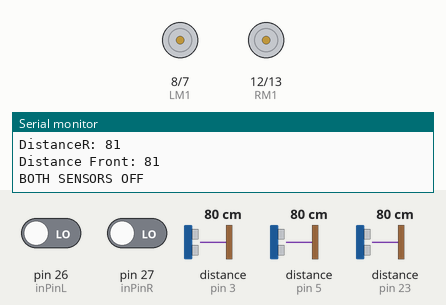
Bench run of a sketch on a simulated Arduino Mega 2560, built with avr-gcc and run on an emulated ATmega2560. Shown: motor-driver pin pairs drawn as motors (green arrow = first pin HIGH = forward, orange = second pin HIGH = backward, longer = more drive, scaled by the enable pin), the last lines printed to the serial monitor. Inputs (shaded band) come from the test bench; at power-on: distance to the obstacle (sensors on pin 3, pin 5, pin 23) 80 cm, pin 26 (inPinL) LOW, pin 27 (inPinR) LOW. The echo pulse lasts 58.3 µs per cm.

Above: at 3.6 s.
3.7 s: distance to the obstacle (sensor on pin 3) set to 12 cm
At 5.4 s:
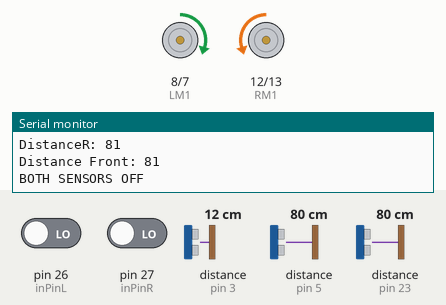
8.6 s: distance to the obstacle (sensor on pin 3) set to 9 cm
16.0 s: distance to the obstacle (sensor on pin 5) set to 12 cm
19.7 s: distance to the obstacle (sensor on pin 5) set to 9 cm
At 20.7 s:
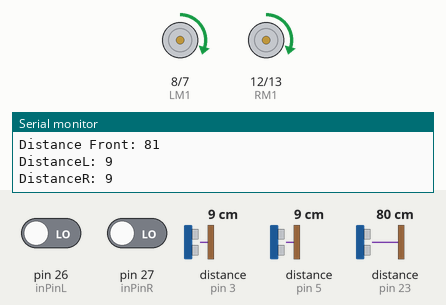
23.4 s: distance to the obstacle (sensor on pin 23) set to 2 cm
At 24.4 s:
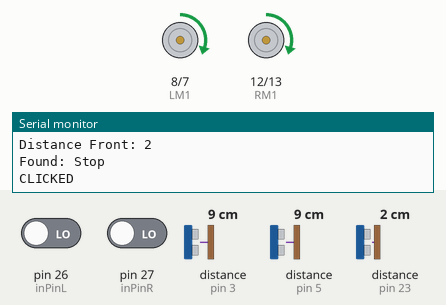
30.8 s: distance to the obstacle (sensor on pin 5) set to 18 cm
At 33.5 s:
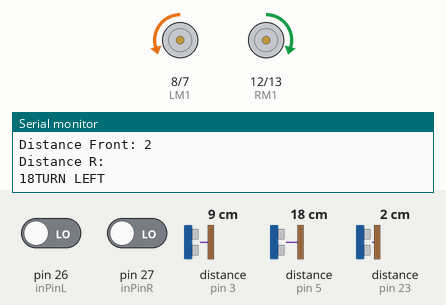
Timing chart, 0 to 39.0 s (numbered marks = the images above; inputs shaded):
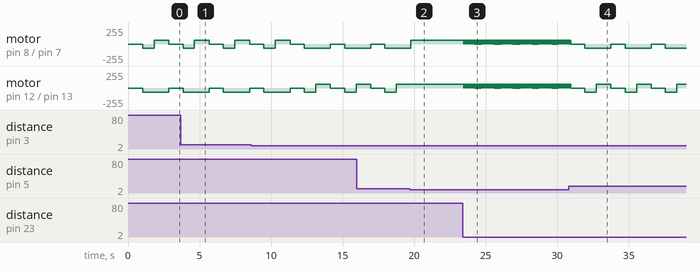

Measured:
- the behaviour switches between 11 and 10 cm on distance to the obstacle (sensor on pin 5) (found by bisection; images 1 and 2)
- after the input at 19.7 s, motor on pin 12 (RM1) / pin 13 (RM2): stays forward 60/255 (without the input it goes to stopped after 0.08 s)
- after the input at 23.4 s, motor on pin 8 (LM1) / pin 7 (LM2), motor on pin 12 (RM1) / pin 13 (RM2): alternates forward 60/255 for 0.06 s and stopped for 0.01 s, starting after 0.05 s
- after the input at 30.8 s, motor on pin 8 (LM1) / pin 7 (LM2): alternates backward 60/255 for 1.8 s and stopped for 1.0 s, starting after 1.1 s

The sketch:

searchingAndPushing.ino
```cpp
#include <NewPing.h>

#define PWML 9     // left motor power
#define PWMR 11    // right motor power

#define echoL 3      // ultrasonic sensor
#define trigL 4      // ultrasonic sensor

#define echoR 5      // ultrasonic sensor
#define trigR 6      // ultrasonic sensor

#define echoFront 23
#define trigFront 22

#define MAX_DISTANCE 150

int inPinR = 27;   // choose the input pin (for a pushbutton)
int inPinL = 26;   // choose the input pin (for a pushbutton)
int val = 0;     // variable for reading the pin status

int valR;
int valL;

// defines variables
long durationR, durationL, durationFront;
int distanceR, distanceL, distanceFront;


/*-------definning Outputs------*/
#define LM1 8       // left motor
#define LM2 7       // left motor
#define RM1 12      // right motor
#define RM2 13      // right motor

  NewPing sonarR(trigR, echoR, MAX_DISTANCE);
  NewPing sonarL(trigL, echoL, MAX_DISTANCE);
  NewPing sonarFront(trigFront, echoFront, MAX_DISTANCE);

void setup()
{
  pinMode(PWML, OUTPUT);
  pinMode(LM1, OUTPUT);
  pinMode(LM2, OUTPUT);
  pinMode(RM1, OUTPUT);
  pinMode(RM2, OUTPUT);
  pinMode(PWMR, OUTPUT);
  Serial.begin(9600);

  //push sensor
  pinMode(inPinR, INPUT);    // declare pushbutton as input
  pinMode(inPinL, INPUT);
}

void loop()
{
        //----------------------------------
        //run the search function up top
        //searchObject();
        //----------------------------------
        distanceR = sonarR.ping_cm();
        distanceL = sonarL.ping_cm();
        distanceFront = sonarFront.ping_cm();

        Serial.print("DistanceL: ");
        Serial.println(distanceL);
        Serial.print("DistanceR: ");
        Serial.println(distanceR);
        Serial.print("Distance Front: ");
        Serial.println(distanceFront);

    if(distanceR <= 10 && distanceL <= 10) //move forward
    {
      //If we are on the table and there is an object in front of us then
      if (distanceFront <= 20)
      {
          //Stop Then check if both arms are clicked
          digitalWrite(LM1, LOW);
          digitalWrite(LM2, LOW);
          analogWrite(PWML, 60);

          digitalWrite(RM1, LOW);
          digitalWrite(RM2, LOW);
          analogWrite(PWMR, 60);
          Serial.println("Found: Stop");

          valR = digitalRead(inPinR);
          valL = digitalRead(inPinL);
          //object found, move forward
          if (valR == LOW || valL == LOW)
          {
              digitalWrite(LM1, HIGH);
              digitalWrite(LM2, LOW);
              analogWrite(PWML, 60);

              digitalWrite(RM1, HIGH);
              digitalWrite(RM2, LOW);
              analogWrite(PWMR, 60);
              Serial.println("CLICKED");
          }
      }
      else{
        digitalWrite(LM1, HIGH);
        digitalWrite(LM2, LOW);
        analogWrite(PWML, 60);

        digitalWrite(RM1, HIGH);
        digitalWrite(RM2, LOW);
        analogWrite(PWMR, 60);
        //Serial.println("DRIVE");
      }
    }
    else if(distanceL > 10 && distanceR <= 10) //turn right
    {
      //Stop First
      digitalWrite(LM1, LOW);
      digitalWrite(LM2, LOW);
      analogWrite(PWML, 60);

      digitalWrite(RM1, LOW);
      digitalWrite(RM2, LOW);
      analogWrite(PWMR, 60);

      delay(1000);

      //Reverse
      digitalWrite(LM1, LOW);
      digitalWrite(LM2, HIGH);
      analogWrite(PWML, 60);

      digitalWrite(RM1, LOW);
      digitalWrite(RM2, HIGH);
      analogWrite(PWMR, 60);

      delay(800);

      //Turn Right
      Serial.println("TURN RIGHT");
      digitalWrite(LM1, HIGH);
      digitalWrite(LM2, LOW);
      analogWrite(PWML, 60);

      digitalWrite(RM1, LOW);
      digitalWrite(RM2, HIGH);
      analogWrite(PWMR, 60);

      delay(1000);

      Serial.println("DONE TURNING RIGHT");

    }
    else if(distanceL <= 10 && distanceR > 10) //turn left
    {

      Serial.println("Distance R: ");
      Serial.print(distanceR);
      //Stop
      digitalWrite(LM1, LOW);
      digitalWrite(LM2, LOW);
      analogWrite(PWML, 60);

      digitalWrite(RM1, LOW);
      digitalWrite(RM2, LOW);
      analogWrite(PWMR, 60);

      delay(1000);

      //Reverse
      digitalWrite(LM1, LOW);
      digitalWrite(LM2, HIGH);
      analogWrite(PWML, 60);

      digitalWrite(RM1, LOW);
      digitalWrite(RM2, HIGH);
      analogWrite(PWMR, 60);

      delay(800);

      //Turn Left
      Serial.println("TURN LEFT");
      digitalWrite(LM1, LOW);
      digitalWrite(LM2, HIGH);
      analogWrite(PWML, 60);

      digitalWrite(RM1, HIGH);
      digitalWrite(RM2, LOW);
      analogWrite(PWMR, 60);

      delay(1000);

      Serial.println("DONE TURN LEFT");

    }
    else if(distanceL > 10 && distanceR > 10)     // stop
    {

      //Stop
      Serial.println("BOTH SENSORS OFF");
      digitalWrite(LM1, LOW);
      digitalWrite(LM2, LOW);
      analogWrite(PWML, 60);

      digitalWrite(RM1, LOW);
      digitalWrite(RM2, LOW);
      analogWrite(PWMR, 60);

      delay(1000);

      //Reverse
      digitalWrite(LM1, LOW);
      digitalWrite(LM2, HIGH);
      analogWrite(PWML, 60);

      digitalWrite(RM1, LOW);
      digitalWrite(RM2, HIGH);
      analogWrite(PWMR, 60);

      delay(800);

      //Turn right
      digitalWrite(LM1, HIGH);
      digitalWrite(LM2, LOW);
      analogWrite(PWML, 60);

      digitalWrite(RM1, LOW);
      digitalWrite(RM2, HIGH);
      analogWrite(PWMR, 60);
      delay(1000);
      Serial.println("DONE BOTH SENSORS OFF");

    }
}
```
